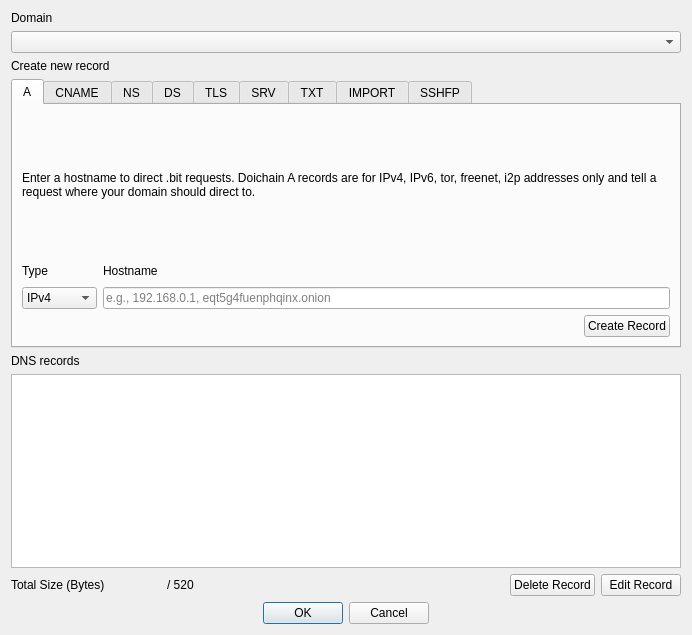
<?xml version="1.0" encoding="UTF-8"?>
<ui version="4.0">
 <class>DNSDialog</class>
 <widget class="QDialog" name="DNSDialog">
  <property name="geometry">
   <rect>
    <x>0</x>
    <y>0</y>
    <width>692</width>
    <height>635</height>
   </rect>
  </property>
  <property name="windowTitle">
   <string>DNS Builder</string>
  </property>
  <property name="modal">
   <bool>true</bool>
  </property>
  <layout class="QVBoxLayout" name="verticalLayout">
   <item>
    <layout class="QVBoxLayout" name="verticalLayout_15">
     <item>
      <widget class="QLabel" name="labelDomain">
       <property name="text">
        <string>Domain</string>
       </property>
      </widget>
     </item>
     <item>
      <widget class="QComboBox" name="comboDomain"/>
     </item>
    </layout>
   </item>
   <item>
    <widget class="QLabel" name="labelCreateRecord">
     <property name="text">
      <string>Create new record</string>
     </property>
     <property name="textFormat">
      <enum>Qt::PlainText</enum>
     </property>
    </widget>
   </item>
   <item>
    <widget class="QTabWidget" name="tabRecords">
     <property name="maximumSize">
      <size>
       <width>16777215</width>
       <height>269</height>
      </size>
     </property>
     <property name="currentIndex">
      <number>0</number>
     </property>
     <widget class="QWidget" name="tabA">
      <attribute name="title">
       <string>A</string>
      </attribute>
      <layout class="QVBoxLayout" name="verticalLayout_Main">
       <item>
        <widget class="QLabel" name="labelADesc">
         <property name="maximumSize">
          <size>
           <width>16777215</width>
           <height>16777215</height>
          </size>
         </property>
         <property name="text">
          <string>Enter a hostname to direct .bit requests. Doichain A records are for IPv4, IPv6, tor, freenet, i2p addresses only and tell a request where your domain should direct to.</string>
         </property>
         <property name="wordWrap">
          <bool>true</bool>
         </property>
        </widget>
       </item>
       <item>
        <layout class="QHBoxLayout" name="horizontalLayout_2">
         <item>
          <layout class="QVBoxLayout" name="verticalLayout_3">
           <item>
            <widget class="QLabel" name="labelHostType">
             <property name="maximumSize">
              <size>
               <width>16777215</width>
               <height>20</height>
              </size>
             </property>
             <property name="text">
              <string>Type</string>
             </property>
            </widget>
           </item>
           <item>
            <widget class="QComboBox" name="comboHostType">
             <item>
              <property name="text">
               <string>IPv4</string>
              </property>
             </item>
             <item>
              <property name="text">
               <string>IPv6</string>
              </property>
             </item>
             <item>
              <property name="text">
               <string>Tor</string>
              </property>
             </item>
             <item>
              <property name="text">
               <string>Freenet</string>
              </property>
             </item>
             <item>
              <property name="text">
               <string>I2P</string>
              </property>
             </item>
             <item>
              <property name="text">
               <string>ZeroNet</string>
              </property>
             </item>
            </widget>
           </item>
          </layout>
         </item>
         <item>
          <layout class="QVBoxLayout" name="verticalLayout_8">
           <item>
            <widget class="QLabel" name="labelAHostname">
             <property name="maximumSize">
              <size>
               <width>16777215</width>
               <height>20</height>
              </size>
             </property>
             <property name="text">
              <string>Hostname</string>
             </property>
            </widget>
           </item>
           <item>
            <widget class="QValidatedLineEdit" name="editAHostname">
             <property name="text">
              <string/>
             </property>
             <property name="placeholderText">
              <string>e.g., 192.168.0.1, eqt5g4fuenphqinx.onion</string>
             </property>
            </widget>
           </item>
          </layout>
         </item>
        </layout>
       </item>
       <item>
        <layout class="QHBoxLayout" name="horizontalLayout_3">
         <item>
          <spacer name="horizontalSpacer">
           <property name="orientation">
            <enum>Qt::Horizontal</enum>
           </property>
           <property name="sizeHint" stdset="0">
            <size>
             <width>40</width>
             <height>20</height>
            </size>
           </property>
          </spacer>
         </item>
         <item>
          <widget class="QPushButton" name="btnACreate">
           <property name="text">
            <string>Create Record</string>
           </property>
          </widget>
         </item>
        </layout>
       </item>
      </layout>
     </widget>
     <widget class="QWidget" name="tabCNAME">
      <attribute name="title">
       <string>CNAME</string>
      </attribute>
      <layout class="QVBoxLayout" name="verticalLayout_Network">
       <item>
        <widget class="QLabel" name="labelCNAMEDesc">
         <property name="text">
          <string>CNAME records act as an alias by mapping a hostname to another hostname. Absolute domain names end with a dot (.).</string>
         </property>
         <property name="wordWrap">
          <bool>true</bool>
         </property>
        </widget>
       </item>
       <item>
        <layout class="QHBoxLayout" name="horizontalLayout_6">
         <!-- TODO: Reconcile this with Doichain Core, which includes a "Hostname" field. -->
         <!--<item>
          <layout class="QVBoxLayout" name="verticalLayout_11">
           <item>
            <widget class="QLabel" name="labelCNAMEHost">
             <property name="maximumSize">
              <size>
               <width>16777215</width>
               <height>20</height>
              </size>
             </property>
             <property name="text">
              <string>Hostname</string>
             </property>
            </widget>
           </item>
           <item>
            <widget class="QValidatedLineEdit" name="editCNAMEHost">
             <property name="placeholderText">
              <string>e.g., www, mail</string>
             </property>
            </widget>
           </item>
          </layout>
         </item>-->
         <item>
          <layout class="QVBoxLayout" name="verticalLayout_12">
           <item>
            <widget class="QLabel" name="labelCNAMEAlias">
             <property name="maximumSize">
              <size>
               <width>16777215</width>
               <height>20</height>
              </size>
             </property>
             <property name="text">
              <string>Alias of</string>
             </property>
            </widget>
           </item>
           <item>
            <widget class="QValidatedLineEdit" name="editCNAMEAlias">
             <property name="text">
              <string/>
             </property>
             <property name="placeholderText">
              <string>e.g., namecoin.bit.</string>
             </property>
            </widget>
           </item>
          </layout>
         </item>
        </layout>
       </item>
       <item>
        <layout class="QHBoxLayout" name="horizontalLayout_7">
         <item>
          <spacer name="horizontalSpacer_3">
           <property name="orientation">
            <enum>Qt::Horizontal</enum>
           </property>
           <property name="sizeHint" stdset="0">
            <size>
             <width>40</width>
             <height>20</height>
            </size>
           </property>
          </spacer>
         </item>
         <item>
          <widget class="QPushButton" name="btnCNAMECreate">
           <property name="text">
            <string>Create Record</string>
           </property>
          </widget>
         </item>
        </layout>
       </item>
      </layout>
     </widget>
     <!--
     <widget class="QWidget" name="tabSOARP">
      <attribute name="title">
       <string>SOA/RP</string>
      </attribute>
      <layout class="QVBoxLayout" name="verticalLayout_Window">
       <item>
        <widget class="QLabel" name="labelSOARPDesc">
         <property name="text">
          <string>Domain holder e-mail address and/or information. (This is recommended at the domain level and will be inserted into the SOA record of DNS bridges.)</string>
         </property>
         <property name="wordWrap">
          <bool>true</bool>
         </property>
        </widget>
       </item>
       <item>
        <layout class="QVBoxLayout" name="verticalLayout_19">
         <item>
          <widget class="QLabel" name="labelSOARPEmail">
           <property name="text">
            <string>Email</string>
           </property>
          </widget>
         </item>
         <item>
          <widget class="QValidatedLineEdit" name="editSOARPEmail">
           <property name="placeholderText">
            <string>e.g., email@host.domain</string>
           </property>
          </widget>
         </item>
         <item>
          <widget class="QLabel" name="labelSOARPInfo">
           <property name="text">
            <string>Info</string>
           </property>
          </widget>
         </item>
         <item>
          <widget class="QLineEdit" name="editSOARPInfo">
           <property name="placeholderText">
            <string>e.g., Example Name</string>
           </property>
          </widget>
         </item>
        </layout>
       </item>
       <item>
        <layout class="QHBoxLayout" name="horizontalLayout_4">
         <item>
          <spacer name="horizontalSpacer_2">
           <property name="orientation">
            <enum>Qt::Horizontal</enum>
           </property>
           <property name="sizeHint" stdset="0">
            <size>
             <width>40</width>
             <height>20</height>
            </size>
           </property>
          </spacer>
         </item>
         <item>
          <widget class="QPushButton" name="btnSOARPCreate">
           <property name="text">
            <string>Create Record</string>
           </property>
          </widget>
         </item>
        </layout>
       </item>
      </layout>
     </widget>
     <widget class="QWidget" name="tabDNAME">
      <attribute name="title">
       <string>DNAME</string>
      </attribute>
      <layout class="QVBoxLayout" name="verticalLayout_Display">
       <item>
        <widget class="QLabel" name="labelDNAMEDesc">
         <property name="text">
          <string>Specifies that all subdomains of this name are translated to the given string before lookup. As with CNAME, absolute domain names end with a dot (.).</string>
         </property>
         <property name="wordWrap">
          <bool>true</bool>
         </property>
        </widget>
       </item>
       <item>
        <widget class="QValidatedLineEdit" name="editDNAMEHost">
         <property name="placeholderText">
          <string>e.g., otherhost.bit.</string>
         </property>
        </widget>
       </item>
       <item>
        <layout class="QHBoxLayout" name="horizontalLayout_1_Display">
         <item>
          <spacer name="horizontalSpacer_4">
           <property name="orientation">
            <enum>Qt::Horizontal</enum>
           </property>
           <property name="sizeHint" stdset="0">
            <size>
             <width>40</width>
             <height>20</height>
            </size>
           </property>
          </spacer>
         </item>
         <item>
          <widget class="QPushButton" name="btnDNAMECreate">
           <property name="text">
            <string>Create Record</string>
           </property>
          </widget>
         </item>
        </layout>
       </item>
      </layout>
     </widget>
     -->
     <widget class="QWidget" name="tabNS">
      <property name="autoFillBackground">
       <bool>false</bool>
      </property>
      <attribute name="title">
       <string>NS</string>
      </attribute>
      <layout class="QVBoxLayout" name="verticalLayout_2" stretch="0,0,0">
       <item>
        <widget class="QLabel" name="labelNSDesc">
         <property name="text">
          <!-- TODO: Reconcile this text with Doichain Core, which recommends listing multiple nameservers at once. -->
          <string>Master nameserver of the configured domain. Note that this delegates all IP related responsibility of this domain and its sub-domains to the master server, effectively bypassing other settings (e.g. A records). Absolute domains must end in a dot (.). IP addresses are not allowed.</string>
         </property>
         <property name="wordWrap">
          <bool>true</bool>
         </property>
        </widget>
       </item>
       <item>
        <widget class="QValidatedLineEdit" name="editNSHosts">
         <property name="placeholderText">
          <string>e.g., ns1.myserver.net.</string>
         </property>
        </widget>
       </item>
       <item>
        <layout class="QHBoxLayout" name="horizontalLayout_5">
         <item>
          <spacer name="horizontalSpacer_5">
           <property name="orientation">
            <enum>Qt::Horizontal</enum>
           </property>
           <property name="sizeHint" stdset="0">
            <size>
             <width>40</width>
             <height>20</height>
            </size>
           </property>
          </spacer>
         </item>
         <item>
          <widget class="QPushButton" name="btnNSCreate">
           <property name="text">
            <string>Create Record</string>
           </property>
          </widget>
         </item>
        </layout>
       </item>
      </layout>
     </widget>
     <widget class="QWidget" name="tabDS">
      <attribute name="title">
       <string>DS</string>
      </attribute>
      <layout class="QVBoxLayout" name="verticalLayout_5">
       <item>
        <widget class="QLabel" name="labelDSDesc">
         <property name="text">
          <string>DNSSEC fingerprints for securing the domain when used with DNS via ns. Format roughly mirrors RFC3658. </string>
         </property>
         <property name="wordWrap">
          <bool>true</bool>
         </property>
        </widget>
       </item>
       <item>
        <layout class="QHBoxLayout" name="horizontalLayout_8">
         <item>
          <layout class="QVBoxLayout" name="verticalLayout_6">
           <item>
            <widget class="QLabel" name="labelDSKeyTag">
             <property name="maximumSize">
              <size>
               <width>16777215</width>
               <height>20</height>
              </size>
             </property>
             <property name="text">
              <string>Keytag</string>
             </property>
            </widget>
           </item>
           <item>
            <widget class="QValidatedLineEdit" name="editDSKeyTag">
             <property name="placeholderText">
              <string>e.g., 31381</string>
             </property>
            </widget>
           </item>
          </layout>
         </item>
         <item>
          <layout class="QVBoxLayout" name="verticalLayout_7">
           <item>
            <widget class="QLabel" name="labelDSAlgorithm">
             <property name="maximumSize">
              <size>
               <width>75</width>
               <height>20</height>
              </size>
             </property>
             <property name="text">
              <string>Algorithm</string>
             </property>
            </widget>
           </item>
           <item>
            <widget class="QValidatedLineEdit" name="editDSAlgorithm">
             <property name="maximumSize">
              <size>
               <width>75</width>
               <height>16777215</height>
              </size>
             </property>
             <property name="placeholderText">
              <string>e.g., 8</string>
             </property>
            </widget>
           </item>
          </layout>
         </item>
         <item>
          <layout class="QVBoxLayout" name="verticalLayout_10">
           <item>
            <widget class="QLabel" name="labelDSHashType">
             <property name="maximumSize">
              <size>
               <width>75</width>
               <height>20</height>
              </size>
             </property>
             <property name="text">
              <string>HashType</string>
             </property>
            </widget>
           </item>
           <item>
            <widget class="QValidatedLineEdit" name="editDSHashType">
             <property name="maximumSize">
              <size>
               <width>75</width>
               <height>16777215</height>
              </size>
             </property>
             <property name="placeholderText">
              <string>e.g., 1</string>
             </property>
            </widget>
           </item>
          </layout>
         </item>
         <item>
          <layout class="QVBoxLayout" name="verticalLayout_14">
           <item>
            <widget class="QLabel" name="labelDSHash">
             <property name="maximumSize">
              <size>
               <width>16777215</width>
               <height>20</height>
              </size>
             </property>
             <property name="text">
              <string>Hash (Base64)</string>
             </property>
            </widget>
           </item>
           <item>
            <widget class="QValidatedLineEdit" name="editDSHash">
             <property name="placeholderText">
              <string>e.g., pA1W...ceTI=</string>
             </property>
            </widget>
           </item>
          </layout>
         </item>
        </layout>
       </item>
       <item>
        <layout class="QHBoxLayout" name="horizontalLayout_9">
         <item>
          <spacer name="horizontalSpacer_6">
           <property name="orientation">
            <enum>Qt::Horizontal</enum>
           </property>
           <property name="sizeHint" stdset="0">
            <size>
             <width>40</width>
             <height>20</height>
            </size>
           </property>
          </spacer>
         </item>
         <item>
          <widget class="QPushButton" name="btnDSCreate">
           <property name="text">
            <string>Create Record</string>
           </property>
          </widget>
         </item>
        </layout>
       </item>
      </layout>
     </widget>
     <widget class="QWidget" name="tabTLS">
      <attribute name="title">
       <string>TLS</string>
      </attribute>
      <layout class="QVBoxLayout" name="verticalLayout_9">
       <item>
        <widget class="QLabel" name="labelTLSDesc">
         <property name="text">
          <string>A TLS record authenticates TLS servers without a public certificate authority.  For compatibility with ncp11 (e.g. Tor Browser), leave all settings other than Certificate Association Data at their default.</string>
         </property>
         <property name="wordWrap">
          <bool>true</bool>
         </property>
        </widget>
       </item>
       <item>
        <layout class="QHBoxLayout" name="horizontalLayout_15">
         <item>
          <layout class="QVBoxLayout" name="verticalLayout_25">
           <item>
            <widget class="QLabel" name="labelTLSProto">
             <property name="maximumSize">
              <size>
               <width>16777215</width>
               <height>20</height>
              </size>
             </property>
             <property name="text">
              <string>Proto</string>
             </property>
            </widget>
           </item>
           <item>
            <widget class="QLineEdit" name="editTLSProto">
             <property name="placeholderText">
              <string>e.g., tcp</string>
             </property>
             <property name="text">
              <string>tcp</string>
             </property>
            </widget>
           </item>
          </layout>
         </item>
         <item>
          <layout class="QVBoxLayout" name="verticalLayout_18">
           <item>
            <widget class="QLabel" name="labelTLSPort">
             <property name="maximumSize">
              <size>
               <width>16777215</width>
               <height>20</height>
              </size>
             </property>
             <property name="text">
              <string>Port</string>
             </property>
            </widget>
           </item>
           <item>
            <widget class="QLineEdit" name="editTLSPort">
             <property name="placeholderText">
              <string>e.g., 443</string>
             </property>
             <property name="text">
              <string>443</string>
             </property>
            </widget>
           </item>
          </layout>
         </item>
         <item>
          <layout class="QVBoxLayout" name="verticalLayout_13">
           <item>
            <widget class="QLabel" name="labelTLSCertUsage">
             <property name="maximumSize">
              <size>
               <width>16777215</width>
               <height>20</height>
              </size>
             </property>
             <property name="text">
              <string>Cert. Usage</string>
             </property>
            </widget>
           </item>
           <item>
            <widget class="QValidatedLineEdit" name="editTLSCertUsage">
             <property name="placeholderText">
              <string>e.g., 2</string>
             </property>
             <property name="text">
              <string>2</string>
             </property>
            </widget>
           </item>
          </layout>
         </item>
         <item>
          <layout class="QVBoxLayout" name="verticalLayout_16">
           <item>
            <widget class="QLabel" name="labelTLSSelector">
             <property name="maximumSize">
              <size>
               <width>16777215</width>
               <height>20</height>
              </size>
             </property>
             <property name="text">
              <string>Selector</string>
             </property>
            </widget>
           </item>
           <item>
            <widget class="QValidatedLineEdit" name="editTLSSelector">
             <property name="placeholderText">
              <string>e.g., 1</string>
             </property>
             <property name="text">
              <string>1</string>
             </property>
            </widget>
           </item>
          </layout>
         </item>
         <item>
          <layout class="QVBoxLayout" name="verticalLayout_17">
           <item>
            <widget class="QLabel" name="labelTLSMatchingType">
             <property name="maximumSize">
              <size>
               <width>16777215</width>
               <height>20</height>
              </size>
             </property>
             <property name="text">
              <string>Matching Type</string>
             </property>
            </widget>
           </item>
           <item>
            <widget class="QValidatedLineEdit" name="editTLSMatchingType">
             <property name="placeholderText">
              <string>e.g., 0</string>
             </property>
             <property name="text">
              <string>0</string>
             </property>
            </widget>
           </item>
          </layout>
         </item>
        </layout>
       </item>
       <item>
        <widget class="QLabel" name="label_24">
         <property name="text">
          <string>Certificate Association Data (Base64)</string>
         </property>
        </widget>
       </item>
       <item>
        <widget class="QPlainTextEdit" name="editTLSData">
         <property name="placeholderText">
          <string>e.g., MFkwEwYHKoZIzj0CAQYIKoZIzj0DAQcDQgAEURoQKhqi6Sghol6CAPyw/YgO4tK1IrAkWe/QT1VouB9toJSBmR7BxmsIPS+OAaFwaLNhyV5K4cAED8HZTaYwWQ==</string>
         </property>
        </widget>
       </item>
       <item>
        <layout class="QHBoxLayout" name="horizontalLayout_16">
         <item>
          <spacer name="horizontalSpacer_8">
           <property name="orientation">
            <enum>Qt::Horizontal</enum>
           </property>
           <property name="sizeHint" stdset="0">
            <size>
             <width>40</width>
             <height>20</height>
            </size>
           </property>
          </spacer>
         </item>
         <item>
          <widget class="QPushButton" name="btnTLSCreate">
           <property name="text">
            <string>Create Record</string>
           </property>
          </widget>
         </item>
        </layout>
       </item>
      </layout>
     </widget>
     <widget class="QWidget" name="tabSRV">
      <attribute name="title">
       <string>SRV</string>
      </attribute>
      <layout class="QVBoxLayout" name="verticalLayout_20">
       <item>
        <widget class="QLabel" name="labelSRVDesc">
         <property name="text">
          <string>Used to identify hosts that support particular services (e.g., imap, pop, https, etc) as per DNS SRV records. In the host field, absolute domain names end with a dot (.).</string>
         </property>
         <property name="wordWrap">
          <bool>true</bool>
         </property>
        </widget>
       </item>
       <item>
        <layout class="QHBoxLayout" name="horizontalLayout_11">
         <item>
          <layout class="QVBoxLayout" name="verticalLayout_21">
           <item>
            <widget class="QLabel" name="labelSRVPriority">
             <property name="maximumSize">
              <size>
               <width>55</width>
               <height>20</height>
              </size>
             </property>
             <property name="text">
              <string>Priority</string>
             </property>
            </widget>
           </item>
           <item>
            <widget class="QValidatedLineEdit" name="editSRVPriority">
             <property name="maximumSize">
              <size>
               <width>80</width>
               <height>16777215</height>
              </size>
             </property>
             <property name="placeholderText">
              <string>e.g., 10</string>
             </property>
            </widget>
           </item>
          </layout>
         </item>
         <item>
          <layout class="QVBoxLayout" name="verticalLayout_23">
           <item>
            <widget class="QLabel" name="labelSRVWeight">
             <property name="maximumSize">
              <size>
               <width>90</width>
               <height>20</height>
              </size>
             </property>
             <property name="text">
              <string>Weight</string>
             </property>
            </widget>
           </item>
           <item>
            <widget class="QValidatedLineEdit" name="editSRVWeight">
             <property name="maximumSize">
              <size>
               <width>90</width>
               <height>16777215</height>
              </size>
             </property>
             <property name="placeholderText">
              <string>e.g., 100</string>
             </property>
            </widget>
           </item>
          </layout>
         </item>
         <item>
          <layout class="QVBoxLayout" name="verticalLayout_24">
           <item>
            <widget class="QLabel" name="labelSRVPort">
             <property name="maximumSize">
              <size>
               <width>55</width>
               <height>20</height>
              </size>
             </property>
             <property name="text">
              <string>Port</string>
             </property>
            </widget>
           </item>
           <item>
            <widget class="QValidatedLineEdit" name="editSRVPort">
             <property name="maximumSize">
              <size>
               <width>75</width>
               <height>16777215</height>
              </size>
             </property>
             <property name="placeholderText">
              <string>e.g., 443</string>
             </property>
            </widget>
           </item>
          </layout>
         </item>
         <item>
          <layout class="QVBoxLayout" name="verticalLayout_26">
           <item>
            <widget class="QLabel" name="labelSRVHost">
             <property name="maximumSize">
              <size>
               <width>16777215</width>
               <height>20</height>
              </size>
             </property>
             <property name="text">
              <string>Host</string>
             </property>
            </widget>
           </item>
           <item>
            <widget class="QValidatedLineEdit" name="editSRVHost">
             <property name="placeholderText">
              <string>e.g., namecoin.bit.</string>
             </property>
            </widget>
           </item>
          </layout>
         </item>
        </layout>
       </item>
       <item>
        <layout class="QHBoxLayout" name="horizontalLayout_17">
         <item>
          <spacer name="horizontalSpacer_9">
           <property name="orientation">
            <enum>Qt::Horizontal</enum>
           </property>
           <property name="sizeHint" stdset="0">
            <size>
             <width>40</width>
             <height>20</height>
            </size>
           </property>
          </spacer>
         </item>
         <item>
          <widget class="QPushButton" name="btnSRVCreate">
           <property name="text">
            <string>Create Record</string>
           </property>
          </widget>
         </item>
        </layout>
       </item>
      </layout>
     </widget>
     <widget class="QWidget" name="tabTXT">
      <attribute name="title">
       <string>TXT</string>
      </attribute>
      <layout class="QVBoxLayout" name="verticalLayout_22">
       <item>
        <widget class="QLabel" name="labelTXTDesc">
         <property name="text">
          <string>TXT records are used to associate a string of text with a hostname. These are primarily used for verification.

</string>
         </property>
         <property name="wordWrap">
          <bool>true</bool>
         </property>
        </widget>
       </item>
       <item>
        <widget class="QLineEdit" name="editTXTData">
         <property name="placeholderText">
          <string>Paste text string here</string>
         </property>
        </widget>
       </item>
       <item>
        <layout class="QHBoxLayout" name="horizontalLayout_12">
         <item>
          <spacer name="horizontalSpacer_10">
           <property name="orientation">
            <enum>Qt::Horizontal</enum>
           </property>
           <property name="sizeHint" stdset="0">
            <size>
             <width>40</width>
             <height>20</height>
            </size>
           </property>
          </spacer>
         </item>
         <item>
          <widget class="QPushButton" name="btnTXTCreate">
           <property name="text">
            <string>Create Record</string>
           </property>
          </widget>
         </item>
        </layout>
       </item>
      </layout>
     </widget>
     <widget class="QWidget" name="tabIMPORT">
      <attribute name="title">
       <string>IMPORT</string>
      </attribute>
      <layout class="QVBoxLayout" name="verticalLayout_27">
       <item>
        <widget class="QLabel" name="labelIMPORTDesc">
         <property name="text">
          <string>Imports specified entries from Doichain names and merges with the current one. Optionally, import entries and associate them with a designated subdomain.</string>
         </property>
         <property name="wordWrap">
          <bool>true</bool>
         </property>
        </widget>
       </item>
       <item>
        <layout class="QHBoxLayout" name="horizontalLayout_18">
         <item>
          <layout class="QVBoxLayout" name="verticalLayout_28">
           <item>
            <widget class="QLabel" name="labelIMPORTName">
             <property name="maximumSize">
              <size>
               <width>16777215</width>
               <height>20</height>
              </size>
             </property>
             <property name="text">
              <string>Doichain Name</string>
             </property>
            </widget>
           </item>
           <item>
            <widget class="QValidatedLineEdit" name="editIMPORTName">
             <property name="placeholderText">
              <string>e.g., d/othername</string>
             </property>
            </widget>
           </item>
          </layout>
         </item>
         <item>
          <layout class="QVBoxLayout" name="verticalLayout_29">
           <item>
            <widget class="QLabel" name="labelIMPORTSubdomain">
             <property name="maximumSize">
              <size>
               <width>16777215</width>
               <height>20</height>
              </size>
             </property>
             <property name="text">
              <string>Subdomain (optional)</string>
             </property>
            </widget>
           </item>
           <item>
            <widget class="QValidatedLineEdit" name="editIMPORTSubdomain">
             <property name="placeholderText">
              <string>e.g., www</string>
             </property>
            </widget>
           </item>
          </layout>
         </item>
        </layout>
       </item>
       <item>
        <layout class="QHBoxLayout" name="horizontalLayout_13">
         <item>
          <spacer name="horizontalSpacer_11">
           <property name="orientation">
            <enum>Qt::Horizontal</enum>
           </property>
           <property name="sizeHint" stdset="0">
            <size>
             <width>40</width>
             <height>20</height>
            </size>
           </property>
          </spacer>
         </item>
         <item>
          <widget class="QPushButton" name="btnIMPORTCreate">
           <property name="text">
            <string>Create Record</string>
           </property>
          </widget>
         </item>
        </layout>
       </item>
      </layout>
     </widget>
     <widget class="QWidget" name="tabSSHFP">
      <attribute name="title">
       <string>SSHFP</string>
      </attribute>
      <layout class="QVBoxLayout" name="verticalLayout_30">
       <item>
        <widget class="QLabel" name="labelSSHFPDesc">
         <property name="text">
          <string>SSHFP records are used to identify an SSH fingerprint associated with a domain.</string>
         </property>
        </widget>
       </item>
       <item>
        <layout class="QHBoxLayout" name="horizontalLayout_19">
         <item>
          <layout class="QVBoxLayout" name="verticalLayout_31">
           <item>
            <widget class="QLabel" name="labelSSHFPAlgorithm">
             <property name="maximumSize">
              <size>
               <width>80</width>
               <height>20</height>
              </size>
             </property>
             <property name="text">
              <string>Algorithm</string>
             </property>
            </widget>
           </item>
           <item>
            <widget class="QValidatedLineEdit" name="editSSHFPAlgorithm">
             <property name="maximumSize">
              <size>
               <width>80</width>
               <height>16777215</height>
              </size>
             </property>
             <property name="placeholderText">
              <string>e.g., 2</string>
             </property>
            </widget>
           </item>
          </layout>
         </item>
         <item>
          <layout class="QVBoxLayout" name="verticalLayout_33">
           <item>
            <widget class="QLabel" name="labelSSHFPFingerprintType">
             <property name="maximumSize">
              <size>
               <width>120</width>
               <height>20</height>
              </size>
             </property>
             <property name="text">
              <string>Fingerprint Type</string>
             </property>
            </widget>
           </item>
           <item>
            <widget class="QValidatedLineEdit" name="editSSHFPFingerprintType">
             <property name="maximumSize">
              <size>
               <width>120</width>
               <height>16777215</height>
              </size>
             </property>
             <property name="placeholderText">
              <string>e.g., 1</string>
             </property>
            </widget>
           </item>
          </layout>
         </item>
         <item>
          <layout class="QVBoxLayout" name="verticalLayout_34">
           <item>
            <widget class="QLabel" name="labelSSHFPFingerprint">
             <property name="maximumSize">
              <size>
               <width>16777215</width>
               <height>20</height>
              </size>
             </property>
             <property name="text">
              <string>Fingerprint (Base64)</string>
             </property>
            </widget>
           </item>
           <item>
            <widget class="QValidatedLineEdit" name="editSSHFPFingerprint">
             <property name="placeholderText">
              <string>e.g., EjRWeJq83vZ4kBI0VniavN72eJA=</string>
             </property>
            </widget>
           </item>
          </layout>
         </item>
        </layout>
       </item>
       <item>
        <layout class="QHBoxLayout" name="horizontalLayout_14">
         <item>
          <spacer name="horizontalSpacer_12">
           <property name="orientation">
            <enum>Qt::Horizontal</enum>
           </property>
           <property name="sizeHint" stdset="0">
            <size>
             <width>40</width>
             <height>20</height>
            </size>
           </property>
          </spacer>
         </item>
         <item>
          <widget class="QPushButton" name="btnSSHFPCreate">
           <property name="text">
            <string>Create Record</string>
           </property>
          </widget>
         </item>
        </layout>
       </item>
      </layout>
     </widget>
    </widget>
   </item>
   <item>
    <layout class="QVBoxLayout" name="layoutDNSRecords">
     <item>
      <widget class="QLabel" name="labelDNSRecords">
       <property name="text">
        <string>DNS records</string>
       </property>
      </widget>
     </item>
     <item>
      <!-- TODO: Reconcile this with Doichain Core's version, which uses QListWidget -->
      <widget class="QTableView" name="listDNSRecords">
       <property name="minimumSize">
        <size>
         <width>0</width>
         <height>150</height>
        </size>
       </property>
      </widget>
     </item>
     <item>
      <layout class="QHBoxLayout" name="horizontalLayout_10">
       <item>
        <widget class="QLabel" name="totalSize">
         <property name="text">
          <string>Total Size (Bytes)</string>
         </property>
        </widget>
       </item>
       <item>
        <widget class="QLabel" name="labelBytes">
         <property name="minimumSize">
          <size>
           <width>50</width>
           <height>0</height>
          </size>
         </property>
         <property name="text">
          <string/>
         </property>
        </widget>
       </item>
       <item>
        <widget class="QLabel" name="labelOfTotal">
         <property name="text">
          <string>/ 520</string>
         </property>
        </widget>
       </item>
       <item>
        <spacer name="horizontalSpacer_7">
         <property name="orientation">
          <enum>Qt::Horizontal</enum>
         </property>
         <property name="sizeHint" stdset="0">
          <size>
           <width>40</width>
           <height>20</height>
          </size>
         </property>
        </spacer>
       </item>
       <item>
        <widget class="QPushButton" name="btnDeleteRecord">
         <property name="text">
          <string>Delete Record</string>
         </property>
        </widget>
       </item>
       <item>
        <widget class="QPushButton" name="btnEditRecord">
         <property name="text">
          <string>Edit Record</string>
         </property>
        </widget>
       </item>
      </layout>
     </item>
    </layout>
   </item>
   <item>
    <!-- TODO: Reconcile this with Doichain Core's version (commented out below) -->
    <!-- TODO: Ask upstream Electrum to switch to QDialogButtonBox. -->
    <widget class="QDialogButtonBox" name="dialogButtons">
     <property name="centerButtons">
      <bool>true</bool>
     </property>
     <property name="standardButtons">
      <set>QDialogButtonBox::Cancel|QDialogButtonBox::Ok</set>
     </property>
    </widget>
    <!--<layout class="QHBoxLayout" name="horizontalLayout_Buttons">
     <item>
      <layout class="QVBoxLayout" name="verticalLayout_4">
       <item>
        <layout class="QHBoxLayout" name="horizontalLayout">
         <item>
          <widget class="QPushButton" name="btnOK">
           <property name="text">
            <string>&amp;OK</string>
           </property>
           <property name="autoDefault">
            <bool>false</bool>
           </property>
           <property name="default">
            <bool>true</bool>
           </property>
          </widget>
         </item>
         <item>
          <widget class="QPushButton" name="btnCancel">
           <property name="text">
            <string>&amp;Cancel</string>
           </property>
           <property name="autoDefault">
            <bool>false</bool>
           </property>
          </widget>
         </item>
        </layout>
       </item>
      </layout>
     </item>
    </layout>-->
   </item>
  </layout>
 </widget>
 <customwidgets>
  <customwidget>
   <class>QValidatedLineEdit</class>
   <extends>QLineEdit</extends>
   <header>qvalidatedlineedit.h</header>
  </customwidget>
 </customwidgets>
 <resources/>
 <connections/>
</ui>
